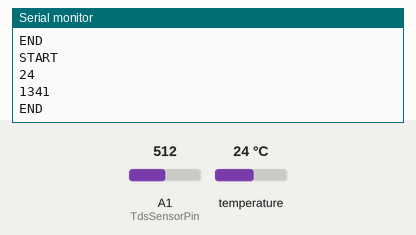
The sketch below on a simulated Arduino Uno, built with avr-gcc and run on an emulated ATmega328P. On the bench: the last lines printed to the serial monitor. The inputs (shaded band) are chosen by the test bench; at power-on: temperature 24 °C, A1 (TdsSensorPin) = 512.

Above: at 6.8 s.
6.9 s: temperature set to 12 °C
At 12.9 s:
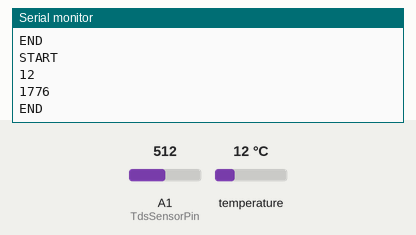
13.6 s: A1 (TdsSensorPin) set to 716
At 19.5 s:
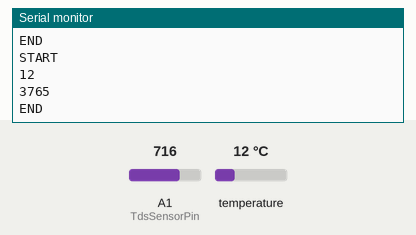
20.3 s: temperature set to 19 °C
At 24.9 s:
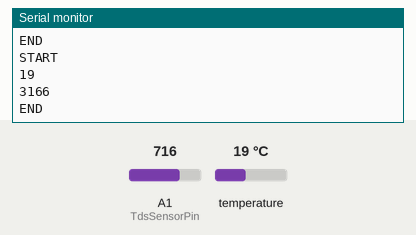
27.0 s: A1 (TdsSensorPin) set to 900
At 31.5 s:
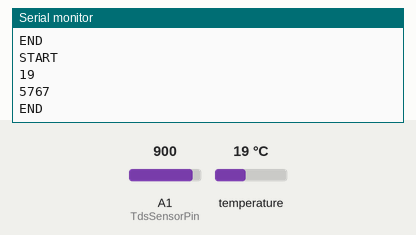
Timing chart, 0 to 33.0 s (numbered marks = the images above; inputs shaded):
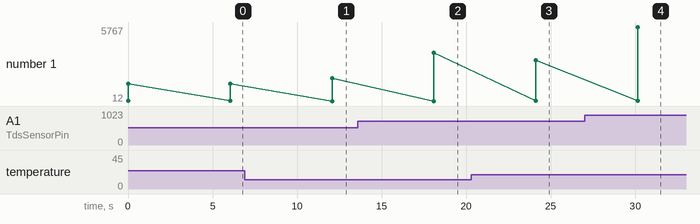

The sketch:

iot.ino
```cpp
#include <EEPROM.h>
#include <OneWire.h>
#include "GravityTDS.h"

#define TdsSensorPin A1
GravityTDS gravityTds;

int DS18S20_Pin = 2; //DS18S20 Signal pin on digital 2
//Temperature chip i/o
OneWire ds(DS18S20_Pin);  // on digital pin 2

float temperature = 25, tdsValue = 0;

void setup()
{
    Serial.begin(9600);
    gravityTds.setPin(TdsSensorPin);
    gravityTds.setAref(5.0);  //reference voltage on ADC, default 5.0V on Arduino UNO
    gravityTds.setAdcRange(1024);  //1024 for 10bit ADC;4096 for 12bit ADC
    gravityTds.begin();  //initialization
}

void loop()
{
    Serial.println("START");
    temperature = getTemp();  //add your temperature sensor and read it
    gravityTds.setTemperature(temperature);  // set the temperature and execute temperature compensation
    gravityTds.update();  //sample and calculate
    tdsValue = gravityTds.getTdsValue();  // then get the value
    Serial.println(temperature,0);
    //Serial.println("(Celsius)");
    Serial.println(tdsValue,0);
    //Serial.println("(ppm)");
    Serial.println("END");
    delay(6000);
}


float getTemp(){
  //returns the temperature from one DS18S20 in DEG Celsius

  byte data[12];
  byte addr[8];

  if ( !ds.search(addr)) {
      //no more sensors on chain, reset search
      Serial.println("no more sensors on chain, reset search!");
      ds.reset_search();
      return -1000;
  }

  if ( OneWire::crc8( addr, 7) != addr[7]) {
      Serial.println("CRC is not valid!");
      return -1000;
  }

  if ( addr[0] != 0x10 && addr[0] != 0x28) {
      Serial.print("Device is not recognized");
      return -1000;
  }

  ds.reset();
  ds.select(addr);
  ds.write(0x44,1); // start conversion, with parasite power on at the end

  byte present = ds.reset();
  ds.select(addr);
  ds.write(0xBE); // Read Scratchpad


  for (int i = 0; i < 9; i++) { // we need 9 bytes
    data[i] = ds.read();
  }

  ds.reset_search();

  byte MSB = data[1];
  byte LSB = data[0];

  float tempRead = ((MSB << 8) | LSB); //using two's compliment
  float TemperatureSum = tempRead / 16;

  return TemperatureSum;

}
```

Measured:
- after the input at 6.9 s, the serial monitor: prints a new line after 5.2 s (image 1)
- after the input at 13.6 s, the serial monitor: prints a new line after 4.5 s (image 2)
- after the input at 20.3 s, the serial monitor: prints a new line after 3.8 s (image 3)
- after the input at 27.0 s, the serial monitor: prints a new line after 3.1 s (image 4)
- plotted number 1: 1341 → 1776 after the input at 6.9 s, 1776 → 3765 after the input at 13.6 s, 3765 → 3166 after the input at 20.3 s, 3166 → 5767 after the input at 27.0 s
